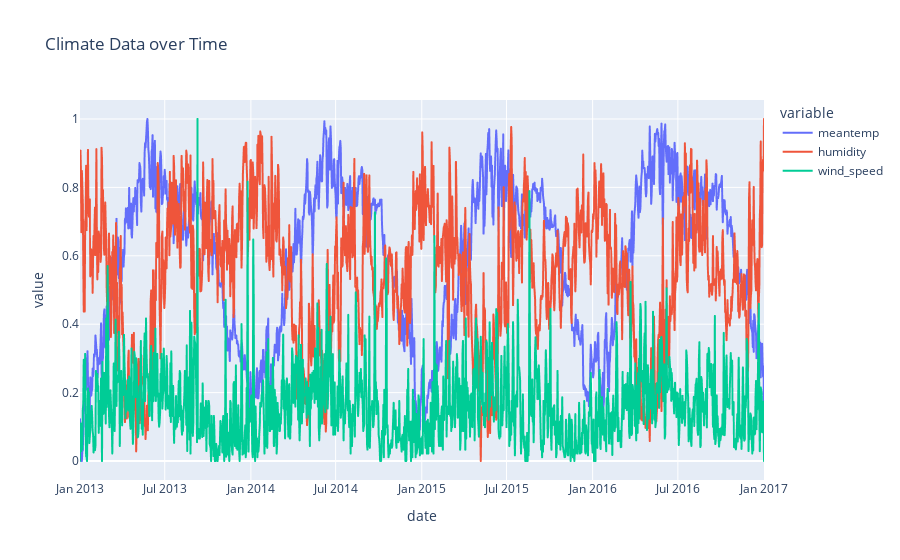

Notebook code cell kept with this figure:
### Code cell
import plotly.express as px
from sklearn.preprocessing import MinMaxScaler

normalised_train = train.copy()
normalised_test = test.copy()

scaler_meanpressure = MinMaxScaler()
normalised_train['meanpressure'] = scaler_meanpressure.fit_transform(normalised_train[['meanpressure']])
normalised_test['meanpressure'] = scaler_meanpressure.transform(normalised_test[['meanpressure']])

scaler_humidity = MinMaxScaler()
normalised_train['humidity'] = scaler_humidity.fit_transform(normalised_train[['humidity']])
normalised_test['humidity'] = scaler_humidity.transform(normalised_test[['humidity']])

scaler_wind_speed = MinMaxScaler()
normalised_train['wind_speed'] = scaler_wind_speed.fit_transform(normalised_train[['wind_speed']])
normalised_test['wind_speed'] = scaler_wind_speed.transform(normalised_test[['wind_speed']])

scaler_meantemp = MinMaxScaler()
normalised_train['meantemp'] = scaler_meantemp.fit_transform(normalised_train[['meantemp']])
normalised_test['meantemp'] = scaler_meantemp.transform(normalised_test[['meantemp']])

fig = px.line(normalised_train, x='date', y=['meantemp', 'humidity', 'wind_speed'], title='Climate Data over Time')
fig.show()

### Figure 1 — Plotly figure (JSON) as saved in the notebook; plotly's stock layout.template omitted (floating-point values rounded to 4 significant figures; data arrays with more than 128 entries replaced by an {"elided": "..."} marker saying what was removed)
{"data": [{"hovertemplate": "variable=meantemp<br>date=%{x}<br>value=%{y}<extra></extra>", "legendgroup": "meantemp", "line": {"color": "#636efa", "dash": "solid"}, "marker": {"symbol": "circle"}, "mode": "lines", "name": "meantemp", "showlegend": true, "type": "scattergl", "x": {"elided": "1462 str values"}, "xaxis": "x", "y": {"elided": "1462 float values"}, "yaxis": "y"}, {"hovertemplate": "variable=humidity<br>date=%{x}<br>value=%{y}<extra></extra>", "legendgroup": "humidity", "line": {"color": "#EF553B", "dash": "solid"}, "marker": {"symbol": "circle"}, "mode": "lines", "name": "humidity", "showlegend": true, "type": "scattergl", "x": {"elided": "1462 str values"}, "xaxis": "x", "y": {"elided": "1462 float values"}, "yaxis": "y"}, {"hovertemplate": "variable=wind_speed<br>date=%{x}<br>value=%{y}<extra></extra>", "legendgroup": "wind_speed", "line": {"color": "#00cc96", "dash": "solid"}, "marker": {"symbol": "circle"}, "mode": "lines", "name": "wind_speed", "showlegend": true, "type": "scattergl", "x": {"elided": "1462 str values"}, "xaxis": "x", "y": {"elided": "1462 float values"}, "yaxis": "y"}], "layout": {"legend": {"title": {"text": "variable"}, "tracegroupgap": 0}, "title": {"text": "Climate Data over Time"}, "xaxis": {"anchor": "y", "domain": [0, 1], "title": {"text": "date"}}, "yaxis": {"anchor": "x", "domain": [0, 1], "title": {"text": "value"}}}}
